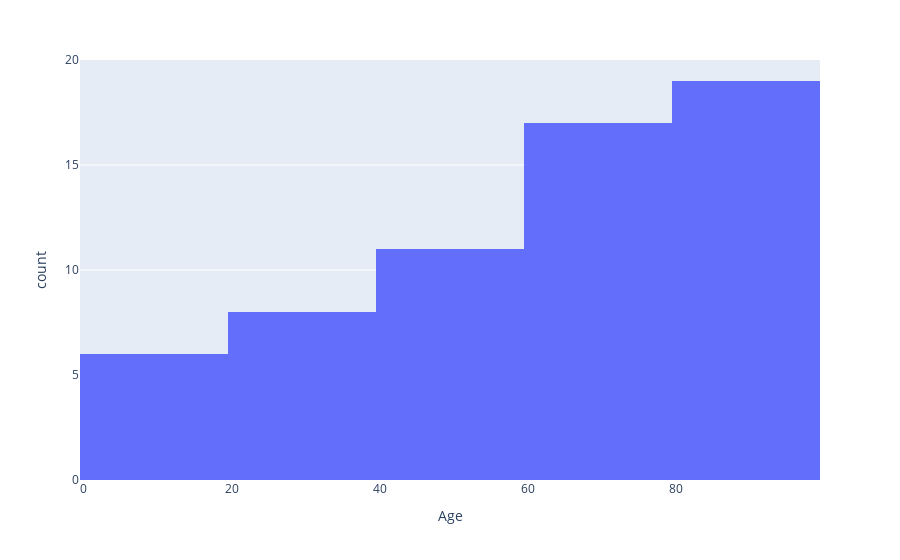

The cell this chart's notebook holds for it:
### Code cell
import plotly.express as px
fig = px.histogram(data_new, x="Age")  # Mix match columns and comment on the statistical distribution
fig.show()

### Figure 1 — Plotly figure (JSON) as saved in the notebook; plotly's stock layout.template omitted (floating-point values rounded to 4 significant figures)
{"data": [{"alignmentgroup": "True", "bingroup": "x", "hovertemplate": "Age=%{x}<br>count=%{y}<extra></extra>", "legendgroup": "", "marker": {"color": "#636efa", "pattern": {"shape": ""}}, "name": "", "offsetgroup": "", "orientation": "v", "showlegend": false, "type": "histogram", "x": [90, 90, 90, 88, 90, 85, 90, 90, 80, 87, 78, 80, 71, 90, 75, 84, 70, 86, 59, 68, 21, 78, 42, 60, 15, 84, 58, 79, 89, 56, 45, 76, 42, 32, 78, 28, 12, 57, 25, 41, 48, 56, 20, 5, 90, 29, 72, 23, 24, 74, 66, 90, 40, 90, 69, 3, 10, 63, 68, 64, 2], "xaxis": "x", "yaxis": "y"}], "layout": {"barmode": "relative", "legend": {"tracegroupgap": 0}, "margin": {"t": 60}, "xaxis": {"anchor": "y", "domain": [0, 1], "title": {"text": "Age"}}, "yaxis": {"anchor": "x", "domain": [0, 1], "title": {"text": "count"}}}}
